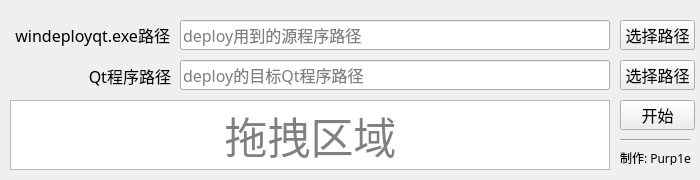
<?xml version="1.0" encoding="UTF-8"?>
<ui version="4.0">
 <class>MainWindow</class>
 <widget class="QMainWindow" name="MainWindow">
  <property name="geometry">
   <rect>
    <x>0</x>
    <y>0</y>
    <width>700</width>
    <height>180</height>
   </rect>
  </property>
  <property name="minimumSize">
   <size>
    <width>700</width>
    <height>180</height>
   </size>
  </property>
  <property name="maximumSize">
   <size>
    <width>700</width>
    <height>180</height>
   </size>
  </property>
  <property name="windowTitle">
   <string>MainWindow</string>
  </property>
  <property name="styleSheet">
   <string notr="true"/>
  </property>
  <widget class="QWidget" name="centralwidget">
   <widget class="QPushButton" name="toolPathSelect">
    <property name="geometry">
     <rect>
      <x>620</x>
      <y>20</y>
      <width>75</width>
      <height>30</height>
     </rect>
    </property>
    <property name="font">
     <font>
      <family>微软雅黑</family>
      <pointsize>12</pointsize>
      <weight>50</weight>
      <bold>false</bold>
     </font>
    </property>
    <property name="acceptDrops">
     <bool>false</bool>
    </property>
    <property name="text">
     <string>选择路径</string>
    </property>
   </widget>
   <widget class="QPushButton" name="deployPathSelect">
    <property name="geometry">
     <rect>
      <x>620</x>
      <y>60</y>
      <width>75</width>
      <height>30</height>
     </rect>
    </property>
    <property name="font">
     <font>
      <family>微软雅黑</family>
      <pointsize>12</pointsize>
     </font>
    </property>
    <property name="styleSheet">
     <string notr="true"/>
    </property>
    <property name="text">
     <string>选择路径</string>
    </property>
   </widget>
   <widget class="QPushButton" name="Start">
    <property name="geometry">
     <rect>
      <x>620</x>
      <y>100</y>
      <width>75</width>
      <height>30</height>
     </rect>
    </property>
    <property name="font">
     <font>
      <family>微软雅黑</family>
      <pointsize>12</pointsize>
     </font>
    </property>
    <property name="text">
     <string>开始</string>
    </property>
   </widget>
   <widget class="QLineEdit" name="toolPath">
    <property name="geometry">
     <rect>
      <x>180</x>
      <y>20</y>
      <width>430</width>
      <height>30</height>
     </rect>
    </property>
    <property name="font">
     <font>
      <family>微软雅黑</family>
      <pointsize>12</pointsize>
     </font>
    </property>
    <property name="text">
     <string/>
    </property>
    <property name="dragEnabled">
     <bool>true</bool>
    </property>
    <property name="placeholderText">
     <string>deploy用到的源程序路径</string>
    </property>
   </widget>
   <widget class="QLineEdit" name="deployPath">
    <property name="geometry">
     <rect>
      <x>180</x>
      <y>60</y>
      <width>430</width>
      <height>30</height>
     </rect>
    </property>
    <property name="font">
     <font>
      <family>微软雅黑</family>
      <pointsize>12</pointsize>
     </font>
    </property>
    <property name="text">
     <string/>
    </property>
    <property name="dragEnabled">
     <bool>true</bool>
    </property>
    <property name="readOnly">
     <bool>false</bool>
    </property>
    <property name="placeholderText">
     <string>deploy的目标Qt程序路径</string>
    </property>
   </widget>
   <widget class="QLabel" name="labelTool">
    <property name="geometry">
     <rect>
      <x>10</x>
      <y>20</y>
      <width>160</width>
      <height>30</height>
     </rect>
    </property>
    <property name="font">
     <font>
      <family>微软雅黑</family>
      <pointsize>12</pointsize>
     </font>
    </property>
    <property name="layoutDirection">
     <enum>Qt::LeftToRight</enum>
    </property>
    <property name="text">
     <string>windeployqt.exe路径</string>
    </property>
    <property name="alignment">
     <set>Qt::AlignRight|Qt::AlignTrailing|Qt::AlignVCenter</set>
    </property>
   </widget>
   <widget class="QLabel" name="labelDeploy">
    <property name="geometry">
     <rect>
      <x>10</x>
      <y>60</y>
      <width>161</width>
      <height>31</height>
     </rect>
    </property>
    <property name="font">
     <font>
      <family>微软雅黑</family>
      <pointsize>12</pointsize>
     </font>
    </property>
    <property name="layoutDirection">
     <enum>Qt::LeftToRight</enum>
    </property>
    <property name="text">
     <string>Qt程序路径</string>
    </property>
    <property name="alignment">
     <set>Qt::AlignRight|Qt::AlignTrailing|Qt::AlignVCenter</set>
    </property>
   </widget>
   <widget class="QLabel" name="labelAuthor">
    <property name="geometry">
     <rect>
      <x>620</x>
      <y>150</y>
      <width>80</width>
      <height>15</height>
     </rect>
    </property>
    <property name="font">
     <font>
      <family>微软雅黑</family>
     </font>
    </property>
    <property name="text">
     <string>制作: Purp1e</string>
    </property>
   </widget>
   <widget class="Line" name="line">
    <property name="geometry">
     <rect>
      <x>620</x>
      <y>130</y>
      <width>70</width>
      <height>20</height>
     </rect>
    </property>
    <property name="font">
     <font>
      <family>微软雅黑</family>
     </font>
    </property>
    <property name="orientation">
     <enum>Qt::Horizontal</enum>
    </property>
   </widget>
   <widget class="QTextEdit" name="dragArea">
    <property name="geometry">
     <rect>
      <x>10</x>
      <y>100</y>
      <width>600</width>
      <height>70</height>
     </rect>
    </property>
    <property name="font">
     <font>
      <family>微软雅黑</family>
      <pointsize>32</pointsize>
     </font>
    </property>
    <property name="autoFillBackground">
     <bool>false</bool>
    </property>
    <property name="styleSheet">
     <string notr="true"/>
    </property>
    <property name="inputMethodHints">
     <set>Qt::ImhNone</set>
    </property>
    <property name="frameShadow">
     <enum>QFrame::Plain</enum>
    </property>
    <property name="verticalScrollBarPolicy">
     <enum>Qt::ScrollBarAsNeeded</enum>
    </property>
    <property name="horizontalScrollBarPolicy">
     <enum>Qt::ScrollBarAsNeeded</enum>
    </property>
    <property name="markdown">
     <string/>
    </property>
    <property name="html">
     <string>&lt;!DOCTYPE HTML PUBLIC &quot;-//W3C//DTD HTML 4.0//EN&quot; &quot;http://www.w3.org/TR/REC-html40/strict.dtd&quot;&gt;
&lt;html&gt;&lt;head&gt;&lt;meta name=&quot;qrichtext&quot; content=&quot;1&quot; /&gt;&lt;style type=&quot;text/css&quot;&gt;
p, li { white-space: pre-wrap; }
&lt;/style&gt;&lt;/head&gt;&lt;body style=&quot; font-family:'微软雅黑'; font-size:32pt; font-weight:400; font-style:normal;&quot;&gt;
&lt;p style=&quot;-qt-paragraph-type:empty; margin-top:0px; margin-bottom:0px; margin-left:0px; margin-right:0px; -qt-block-indent:0; text-indent:0px; font-family:'Sarasa Gothic SC'; font-size:18pt;&quot;&gt;&lt;br /&gt;&lt;/p&gt;&lt;/body&gt;&lt;/html&gt;</string>
    </property>
    <property name="cursorWidth">
     <number>0</number>
    </property>
    <property name="placeholderText">
     <string/>
    </property>
   </widget>
   <widget class="QLabel" name="labelDragArea">
    <property name="geometry">
     <rect>
      <x>210</x>
      <y>110</y>
      <width>201</width>
      <height>51</height>
     </rect>
    </property>
    <property name="font">
     <font>
      <family>微软雅黑</family>
      <pointsize>32</pointsize>
     </font>
    </property>
    <property name="styleSheet">
     <string notr="true">color:gray</string>
    </property>
    <property name="text">
     <string>拖拽区域</string>
    </property>
    <property name="alignment">
     <set>Qt::AlignCenter</set>
    </property>
   </widget>
  </widget>
 </widget>
 <resources/>
 <connections/>
</ui>
